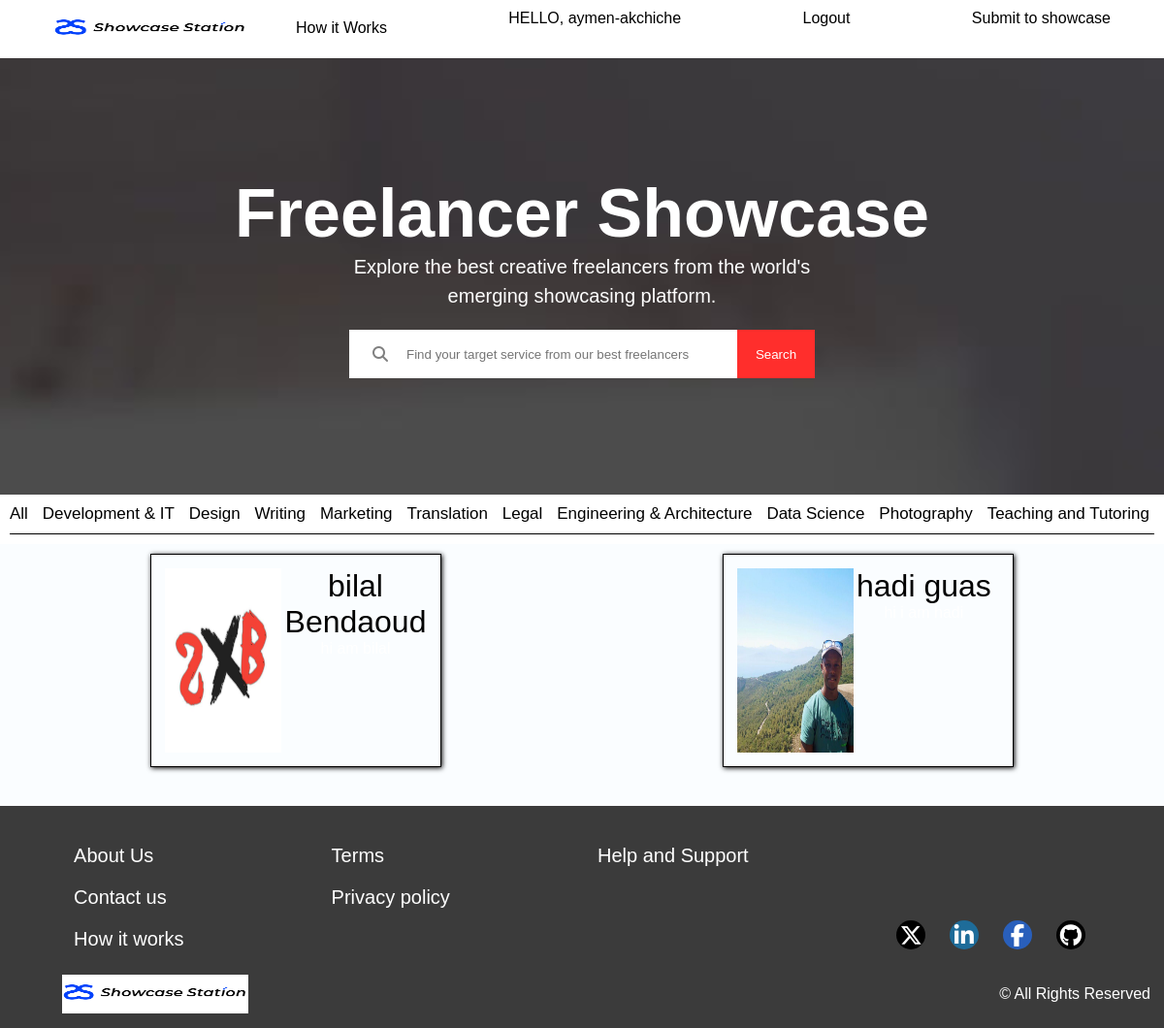
/Development and IT/ (signed in), run on the app's committed database.
### freelancers/models.py (models this page shows, shortened)
class Freelancer(models.Model):
    user = models.OneToOneField(User, on_delete=models.CASCADE)
    firstname = models.CharField(max_length=20)
    lastname = models.CharField(max_length=20)
    nationality = models.CharField(max_length=30)
    age = models.CharField(max_length=3)
    phone_number = models.CharField(max_length=20)
    photo_id = models.ImageField(upload_to="freelancer_photos/", blank=True, null=True)
    email = models.CharField(max_length=50)
    bio = models.CharField(max_length=200)
    description = models.CharField(max_length=4000)
    facebook_link = models.CharField(max_length=100, blank=True, null=True)
    instagram_link = models.CharField(max_length=100, blank=True, null=True)
    whatsapp_link = models.CharField(max_length=100, blank=True, null=True)
    telegram_link = models.CharField(max_length=100, blank=True, null=True)
    linkedin_link = models.CharField(max_length=100, blank=True, null=True)
    viber_link = models.CharField(max_length=100, blank=True, null=True)
    twitter_link = models.CharField(max_length=100, blank=True, null=True)
    skype_link = models.CharField(max_length=100, blank=True, null=True)
    tiktok_link = models.CharField(max_length=100, blank=True, null=True)
    youtube_link = models.CharField(max_length=100, blank=True, null=True)
    github_link = models.CharField(max_length=100, blank=True, null=True)
    behance_link = models.CharField(max_length=100, blank=True, null=True)
    categories = models.ManyToManyField("Category", related_name="freelancers")

### accounts/views.py (the view)
# urls.py: 2. Add a URL to urlpatterns:  path('', views.home, name='home')
def home(request, category=None):
    if category is not None:
        freelancers = Freelancer.objects.filter(categories__name=category)
    else:
        freelancers = Freelancer.objects.all()
    return render(request, "homepage.html", {"freelancers": freelancers})

### templates/homepage.html (shortened to what this page needs)
{% load static %}
<!DOCTYPE html>
<html lang="en">
<head>
    <link rel="stylesheet" href="{% static '../static/css/for_homepage1_2.css' %}">
    <link rel="stylesheet" href="https://cdnjs.cloudflare.com/ajax/libs/font-awesome/6.5.2/css/all.min.css"
 />
</head>
<body>
    <div class="first">
        <div class="head">
            <img src="{% static '../static/images/logo.png' %}" alt="">
            <a href="{% url 'how it works' %}">How it Works</a>
        </div>
        {% if user.is_authenticated %}
        <span class="links">HELLO, {{ user.username }}</span>
        <a href="{% url 'logout' %}">Logout</a>
        {% if user.freelancer %}
        <a href="{% url 'submit_portfolio' freelancer_id=user.freelancer.id %}">Submit to showcase</a>
        {% endif %}
        {% else %}
        <div class="links">
            <a href="{% url 'login' %}">Log In</a>
            <a href="{% url 'signup' %}">Sign Up</a>
        </div>
        {% endif %}
    </div>
    <div class="page">
        <h1>Freelancer Showcase</h1>
        <p>Explore the best creative freelancers from the world's
            emerging showcasing platform.</p>
        <div class="search">
            <i class="fa-sharp fa-solid fa-magnifying-glass"></i>
            <input type="search" id="search" placeholder="Find your target service from our best freelancers">
            <button type="button" id="but">Search</button>
        </div>
    </div>
    <div class="categories">
        <a href="{% url 'homepage' %}">All</a>
        <a href="{% url 'homepage_with_category' 'Development and IT' %}">Development & IT</a>
        <a href="{% url 'homepage_with_category' 'Design and Creative' %}">Design</a>
        <a href="{% url 'homepage_with_category' 'Writing and Copywriting' %}">Writing</a>
        <a href="{% url 'homepage_with_category' 'Sales and Marketing' %}">Marketing</a>
        <a href="{% url 'homepage_with_category' 'Translation & caption' %}">Translation</a>
        <a href="{% url 'homepage_with_category' 'Legal' %}">Legal</a>
        <a href="{% url 'homepage_with_category' 'Engineering and Architecture' %}">Engineering & Architecture</a>
        <a href="{% url 'homepage_with_category' 'Data Science and Analysis' %}">Data Science</a>
        <a href="{% url 'homepage_with_category' 'Photography' %}">Photography</a>
        <a href="{% url 'homepage_with_category' 'Teaching and Tutoring' %}">Teaching and Tutoring</a>
    </div>
    <div class="freelencers">
        {% for f in freelancers %}
        <a href="{% url 'profile' freelancer_id=f.id %}" class="profile-link">
            <div class="all">
                {% if f.photo_id %}
                <img src="{{ f.photo_id.url }}" alt="">
                {% endif %}
                <div class="description">
                    {% if f.firstname and f.lastname %}
                    <h1>{{ f.firstname }} {{ f.lastname }}</h1>
                    {% endif %}
                    {% if f.bio %}
                    <p>{{ f.bio }}</p>
                    {% endif %}
                </div>
            </div>
        </a>
        {% endfor %}
    </div>
    <footer id="footer">
        <div class="foot">
            <div class="cont">
                <a href="{% url 'about' %}">About Us</a>
                <a href="{% url 'contact' %}">Contact us</a>
                <a href="{% url 'how it works' %}">How it works</a>
            </div>
            <div class="cont">
                <a href="{% url 'terms' %}">Terms</a>
                <a href="{% url 'privacy' %}">Privacy policy</a>
            </div>
            <div class="cont">
                <a href="{% url 'help' %}">Help and Support</a>
            </div>
            <div class="cont">
                <a href="#"><i class="fa-brands fa-x-twitter" style="background-color : black"></i></a>
                <a href="#"><i class="fa-brands fa-linkedin-in "></i></a>
                <a href="#"><i class="fa-brands fa-facebook-f "
                        style="background-color: rgba(36, 109, 234, 0.733);"></i></a>
                <a href="#"> <i class="fa-brands fa-github " style="background-color : black"></i></a>
            </div>
        </div>
        <div class="cont1">
            <img src="{% static '../static/images/logo.png' %}">
            <p>&copy; All Rights Reserved</p>
        </div>
    </footer>
</body>
</html>

### static/css/for_homepage1_2.css (style rules this page uses)
* { box-sizing: border-box; margin: 0; padding: 0%; outline: none; border: none; font-family: Helvetica, sans-serif; text-decoration: none; color: black; }
img { width: 200px; height: 100%; }
a { width: fit-content; }
.first { display: flex; max-width: 1090px; justify-content: space-between; align-self: center; margin: 10px auto; max-height:40px; }
.head { gap: 50px; }
.page { background-image: url(../images/for_homepage1_2.jpeg); height: 450px; background-size: cover; display: flex; flex-direction: column; justify-content: center; align-items: center; }
h1,p { text-align: center; text-align-last: center; font-weight: 100; }
.page h1,p { color: white; }
.page h1 { font-size:70px; font-weight: 600; }
.page p { max-width: 510px; font-size: 20px; padding: 0 5px; line-height: 30px; }
.search { display: flex; margin-top: 20px; position: relative; }
.search i { position: absolute; left: 24px; align-self: center; color: grey; }
input { padding-left: 38px; height: 50px; width: 400px; }
button { color: white; background-color:#ff2e2cff ; width: 80px; padding: 5px; cursor: pointer; height: 50px; }
input::placeholder { padding-left: 21px; }
.freelencers { background-color:rgba(240, 248, 255, 0.363); max-width:1230px ; display: flex; flex-wrap: wrap; padding: 10px; justify-content: space-around; }
.freelencers img { width: 120px; height: 190px; margin-right: 3px; }
.all { display: flex; width: 300px; border: 1px solid ; padding: 14px; box-shadow: 1px 1px 5px black; margin-bottom: 30px; }
.foot { display: flex; justify-content: space-between; }
.cont { max-width: 260px; font-size: 20px; display: flex; flex-direction: column; margin: 40px auto 0px; gap: 20px; }
.cont a { text-align: center; color: white; }

### data on the page
Freelancer: photo_id (picture), firstname "bilal", lastname "Bendaoud"
Freelancer: photo_id (picture), firstname "hadi", lastname "guas"

### other printed values
{{ user.username }} "aymen-akchiche"
